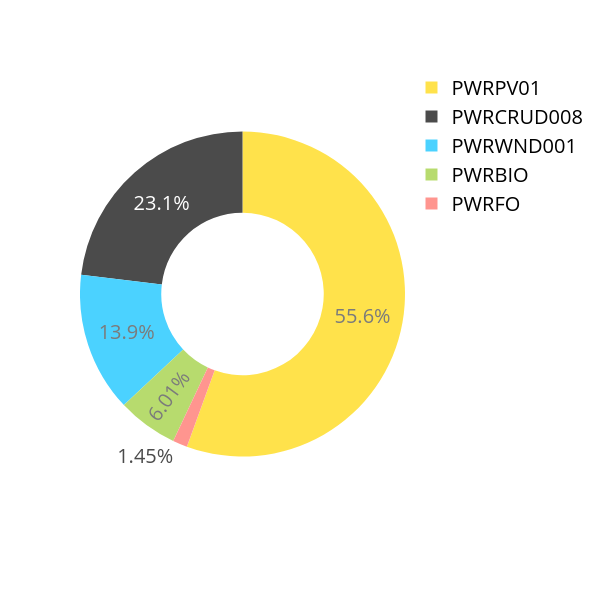

Notebook source saved alongside this figure:
### Code cell
fig = px.pie(NewCapacity,
             names = 'TECHNOLOGY', 
             values = 'value',
             hole = 0.5,
             color = 'TECHNOLOGY',
color_discrete_map = color_dict,
opacity=0.7
             
             )
fig.update_layout(hovermode= 'x unified',
                  width= 600,
                  height= 600,
                  font=dict(
                                  size=20,
                                 color='black')

               #color_discrete_map=color_map
               )
fig.show()

### Figure 1 — Plotly figure (JSON) as saved in the notebook; plotly's stock layout.template omitted (floating-point values rounded to 4 significant figures)
{"data": [{"customdata": [["PWRCRUD008"], ["PWRCRUD008"], ["PWRCRUD008"], ["PWRCRUD008"], ["PWRCRUD008"], ["PWRCRUD008"], ["PWRCRUD008"], ["PWRCRUD008"], ["PWRCRUD008"], ["PWRCRUD008"], ["PWRCRUD008"], ["PWRCRUD008"], ["PWRCRUD008"], ["PWRCRUD008"], ["PWRCRUD008"], ["PWRCRUD008"], ["PWRBIO"], ["PWRBIO"], ["PWRBIO"], ["PWRBIO"], ["PWRBIO"], ["PWRBIO"], ["PWRBIO"], ["PWRBIO"], ["PWRWND001"], ["PWRWND001"], ["PWRWND001"], ["PWRWND001"], ["PWRWND001"], ["PWRWND001"], ["PWRWND001"], ["PWRWND001"], ["PWRWND001"], ["PWRWND001"], ["PWRWND001"], ["PWRWND001"], ["PWRWND001"], ["PWRWND001"], ["PWRWND001"], ["PWRWND001"], ["PWRWND001"], ["PWRWND001"], ["PWRWND001"], ["PWRWND001"], ["PWRPV01"], ["PWRPV01"], ["PWRPV01"], ["PWRPV01"], ["PWRPV01"], ["PWRPV01"], ["PWRPV01"], ["PWRPV01"], ["PWRPV01"], ["PWRPV01"], ["PWRPV01"], ["PWRPV01"], ["PWRPV01"], ["PWRPV01"], ["PWRPV01"], ["PWRPV01"], ["PWRPV01"], ["PWRPV01"], ["PWRPV01"], ["PWRPV01"], ["PWRPV01"], ["PWRPV01"], ["PWRPV01"], ["PWRPV01"], ["PWRPV01"], ["PWRFO"]], "domain": {"x": [0, 1], "y": [0, 1]}, "hole": 0.5, "hovertemplate": "TECHNOLOGY=%{customdata[0]}<br>value=%{value}<extra></extra>", "labels": ["PWRCRUD008", "PWRCRUD008", "PWRCRUD008", "PWRCRUD008", "PWRCRUD008", "PWRCRUD008", "PWRCRUD008", "PWRCRUD008", "PWRCRUD008", "PWRCRUD008", "PWRCRUD008", "PWRCRUD008", "PWRCRUD008", "PWRCRUD008", "PWRCRUD008", "PWRCRUD008", "PWRBIO", "PWRBIO", "PWRBIO", "PWRBIO", "PWRBIO", "PWRBIO", "PWRBIO", "PWRBIO", "PWRWND001", "PWRWND001", "PWRWND001", "PWRWND001", "PWRWND001", "PWRWND001", "PWRWND001", "PWRWND001", "PWRWND001", "PWRWND001", "PWRWND001", "PWRWND001", "PWRWND001", "PWRWND001", "PWRWND001", "PWRWND001", "PWRWND001", "PWRWND001", "PWRWND001", "PWRWND001", "PWRPV01", "PWRPV01", "PWRPV01", "PWRPV01", "PWRPV01", "PWRPV01", "PWRPV01", "PWRPV01", "PWRPV01", "PWRPV01", "PWRPV01", "PWRPV01", "PWRPV01", "PWRPV01", "PWRPV01", "PWRPV01", "PWRPV01", "PWRPV01", "PWRPV01", "PWRPV01", "PWRPV01", "PWRPV01", "PWRPV01", "PWRPV01", "PWRPV01", "PWRFO"], "legendgroup": "", "marker": {"colors": ["black", "black", "black", "black", "black", "black", "black", "black", "black", "black", "black", "black", "black", "black", "black", "black", "#9ACD32", "#9ACD32", "#9ACD32", "#9ACD32", "#9ACD32", "#9ACD32", "#9ACD32", "#9ACD32", "deepskyblue", "deepskyblue", "deepskyblue", "deepskyblue", "deepskyblue", "deepskyblue", "deepskyblue", "deepskyblue", "deepskyblue", "deepskyblue", "deepskyblue", "deepskyblue", "deepskyblue", "deepskyblue", "deepskyblue", "deepskyblue", "deepskyblue", "deepskyblue", "deepskyblue", "deepskyblue", "#FFD700", "#FFD700", "#FFD700", "#FFD700", "#FFD700", "#FFD700", "#FFD700", "#FFD700", "#FFD700", "#FFD700", "#FFD700", "#FFD700", "#FFD700", "#FFD700", "#FFD700", "#FFD700", "#FFD700", "#FFD700", "#FFD700", "#FFD700", "#FFD700", "#FFD700", "#FFD700", "#FFD700", "#FFD700", "#FF6961"]}, "name": "", "opacity": 0.7, "showlegend": true, "type": "pie", "values": [1.433, 0.05544, 0.03366, 0.03396, 0.03293, 0.0326, 0.7884, 0.03924, 0.04083, 0.04128, 0.04185, 0.04239, 0.04286, 0.04449, 0.04521, 0.04547, 0.5606, 0.1493, 0.009335, 0.00363, 0.001928, 0.0005395, 0.0008331, 0.0002259, 0.7669, 0.08046, 0.0008817, 0.01141, 0.008615, 0.004147, 0.003998, 0.001463, 0.001567, 0.001765, 0.003848, 0.004849, 0.001988, 0.004809, 0.00282, 0.002851, 0.002611, 0.002464, 0.002492, 0.7664, 0.5727, 0.1339, 0.1304, 0.1251, 3.81, 0.06535, 0.06639, 0.1982, 0.1177, 0.1011, 0.07448, 0.07558, 0.077, 0.2499, 0.09682, 0.07918, 0.09205, 0.0833, 0.08421, 0.08538, 0.08648, 0.08743, 0.07422, 0.07223, 0.0769, 0.1752]}], "layout": {"font": {"color": "black", "size": 20}, "height": 600, "hovermode": "x unified", "legend": {"tracegroupgap": 0}, "margin": {"t": 60}, "width": 600}}
